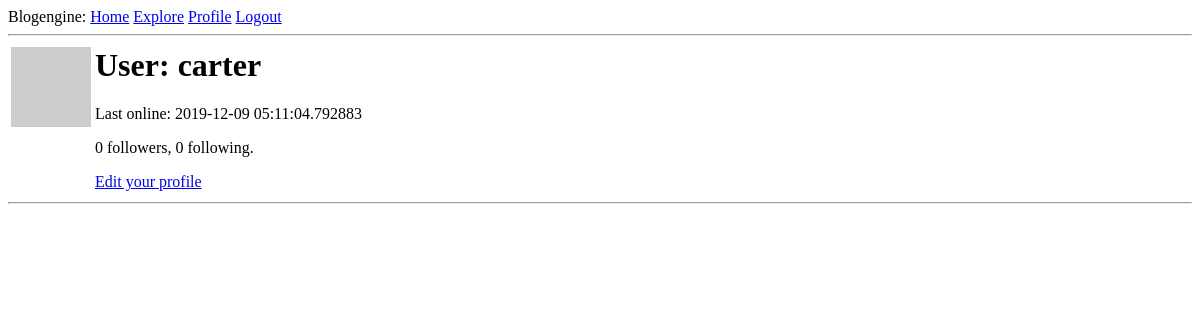
Before: /user/carter (signed in) with the older database file.
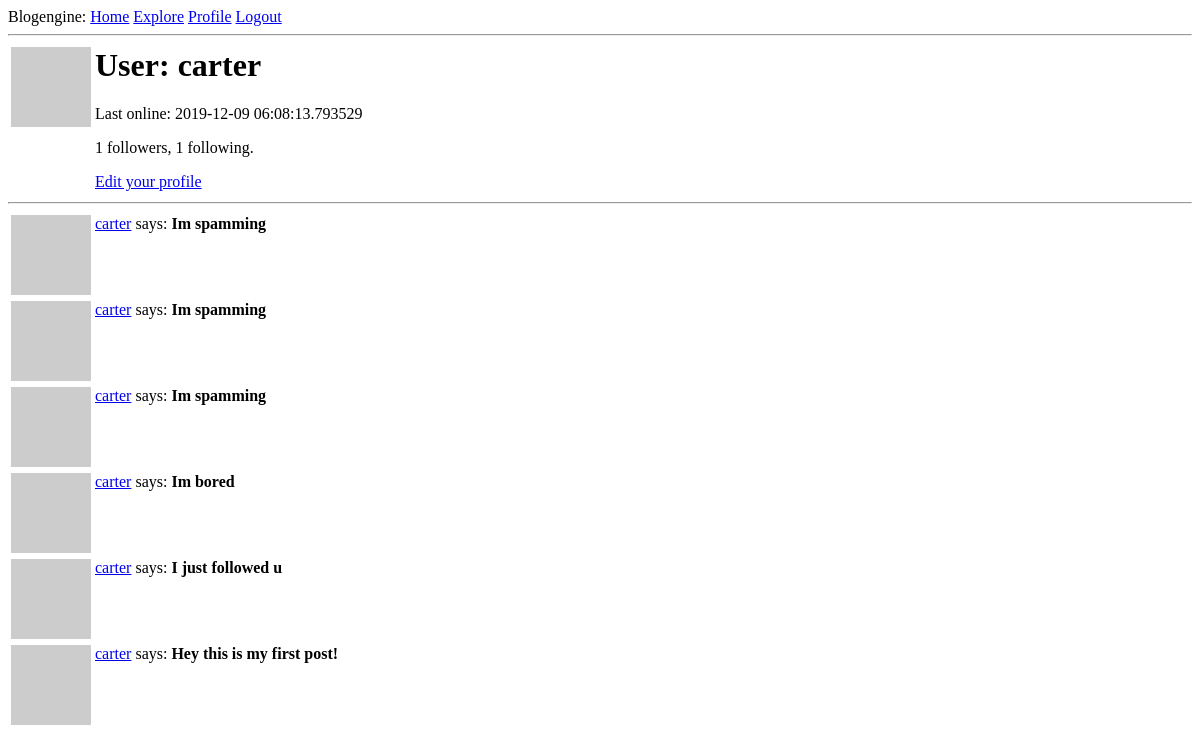
After: the same page with the newer database file.
### app/models.py (models this page shows, shortened)
class User(UserMixin, db.Model):
    id = db.Column(db.Integer, primary_key=True)
    username = db.Column(db.String(64), index=True, unique=True)
    email = db.Column(db.String(120), index=True, unique=True)
    password_hash = db.Column(db.String(128))
    posts = db.relationship('Post', backref='author', lazy='dynamic')
    about_me = db.Column(db.String(140))
    last_seen = db.Column(db.DateTime, index=True, default=datetime.utcnow)
    followed = db.relationship(
        'User', secondary=followers,
        primaryjoin=(followers.c.follower_id == id),
        secondaryjoin=(followers.c.followed_id == id),
        backref=db.backref('followers', lazy='dynamic'), lazy='dynamic'
    )
    def avatar(self, size):
        digest = md5(self.email.lower().encode('utf-8')).hexdigest()
        return 'https://www.gravatar.com/avatar/{}?d=identicon&s={}'.format(digest, size)

class Post(db.Model):
    id = db.Column(db.Integer, primary_key=True)
    body = db.Column(db.String(140))
    timestamp = db.Column(db.DateTime, index=True, default=datetime.utcnow)
    user_id = db.Column(db.Integer, db.ForeignKey('user.id'))

### app/routes.py (the view)
@app.route('/user/<username>')
@login_required
def user(username):
    page = request.args.get('page', 1, type=int)
    user = User.query.filter_by(username=username).first_or_404()
    posts = Post.query.filter_by(user_id=user.id).order_by(Post.timestamp.desc()).paginate(page, app.config['POSTS_PER_PAGE'], False)
    next_url = url_for('user', username=username, page=posts.next_num) if posts.has_next else None
    prev_url = url_for('user', username=username, page=posts.prev_num) if posts.has_prev else None
    return render_template('user.html', user=user, posts=posts.items, next_url=next_url, prev_url=prev_url)

### app/models.py (called while the page is built)
@login.user_loader
def load_user(id):
    return User.query.get(int(id))

### app/routes.py (called while the page is built)
@app.before_request
def before_request():
    if current_user.is_authenticated:
        current_user.last_seen = datetime.utcnow()
        db.session.commit()

### app/templates/user.html (shortened to what this page needs)
{% extends "base.html" %}
{% block content %}
    <table>
        <tr valign="top">
            <td> <img src="{{ user.avatar(128) }}" alt="User Avatar"></td>
            <td>
                <h1>User: {{ user.username }}</h1>
                {% if user.last_seen %}
                    <p>Last online: {{ user.last_seen }}</p>
                {% endif %}
                <p>{{ user.followers.count() }} followers, {{ user.followed.count() }} following.</p>
                {% if user == current_user %}
                    <a href="{{url_for('edit_profile')}}">Edit your profile</a>
                {% elif not current_user.is_following(user) %}
                    <p><a href="{{ url_for('follow', username=user.username) }}">Follow</a></p>
                {% else %}
                    <p><a href="{{ url_for('unfollow', username=user.username) }}">Unfollow</a></p>
                {% endif %}
            </td>
        </tr>
    </table>
    <hr>
    {% for post in posts %}
        {% include '_post.html' %}
    {% endfor %}
{% endblock %}

### app/templates/_post.html
<table>
    <tr valign="top">
        <td> <img src="{{ post.author.avatar(36) }}" alt="Post Author Avatar"></td>
        <td><a href="{{ url_for('user', username=post.author.username) }}">{{ post.author.username }}</a> says: <b>{{ post.body }}</b></td>
    </tr>
</table>

Changed rows visible on the page:
changed User "carter": last_seen "2019-12-09 05:11:04.792883" → "2019-12-09 06:08:13.793529"
added Post: author.username "carter", body "Im spamming"
added Post: author.username "carter", body "Im spamming"
added Post: author.username "carter", body "Im spamming"
added Post: author.username "carter", body "Im bored"
added Post: author.username "carter", body "I just followed u"
added Post: author.username "carter", body "Hey this is my first post!"
Other visible differences:
{{ user.followers.count() }}: "0" → "1"
{{ user.followed.count() }}: "0" → "1"
